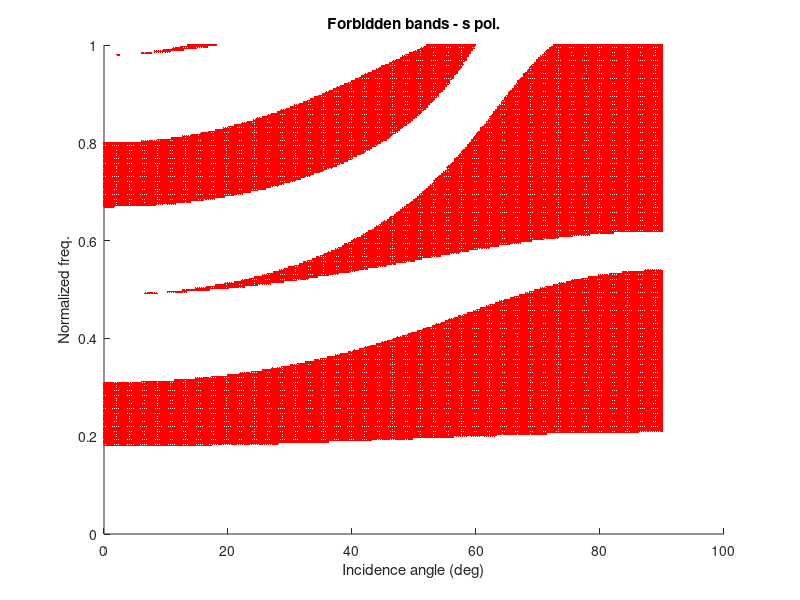
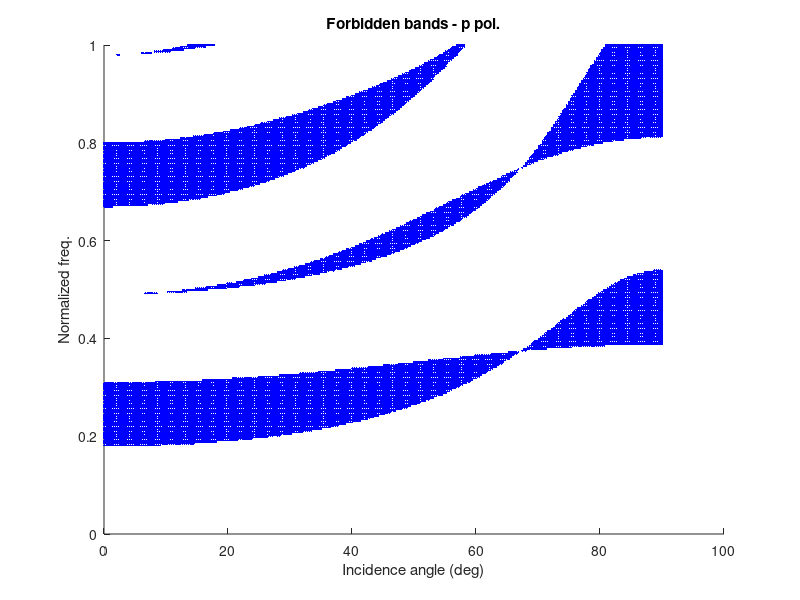

Write MATLAB code to recreate these figures, in order.
% this program calculates and plots the dispersion relations of elmag. waves
% in a 1D photonic crystal (PhC) for both "s" (TE) and "p" (TM) polarization states; 
% the 1D-PhC has a unit cell made of two different dielectric materials; 
% the propagation angle in one medium is taken as input.

% author: Cazimir-Gabriel Bostan, 2008 (web: http://cgbostan.evonet.ro; email: cgbostan@yahoo.com)

clear all
tic

% point-size used in the scatter plot
S=2.5;

% refractive indices (n1<n2)
n1 = 1.45;
n2 = 3.45;

% thicknesses of the two layers in the unit cell
d1 = n2/(n1+n2);
d2 = 1-d1;

M=300; N=M;

% L=d1+d2=1 is the normalized period and frec=L/lambda is the normalized
% frequency
freq = linspace(1e-3,1,N);

% ray angle w.r.t. normal inside medium "1" varies between 0 and pi/2
incid = linspace(1e-3,pi/2,M);

TE1d = []; TM1d = [];

for j=1:N
    for k=1:M
        f = freq(k);
        t1 = incid(j);
        % ray angle w.r.t. normal inside medium "2" comes from the Snell
        % law n1*sin(t1)=n2*sin(t2)
        t2 = asin(n1*sin(t1)/n2);
        k1 = 2*pi*n1*cos(t1);
        k2 = 2*pi*n2*cos(t2);
        % dispersion relations
        TE1d(j,k) = cos(k1*d1*f)*cos(k2*d2*f)-0.5*(k1/k2+k2/k1)*sin(k1*d1*f)*sin(k2*d2*f);
        TM1d(j,k) = cos(k1*d1*f)*cos(k2*d2*f)-0.5*((n2^2/n1^2)*(k1/k2)+(n1^2/n2^2)*(k2/k1))*sin(k1*d1*f)*sin(k2*d2*f);
    end
end

[x,y]=meshgrid(incid, freq);
% logical matrices, used to select points which belong to the forbidden bands 
L1=abs(TE1d')>=1;
L2=abs(TM1d')>=1;
yte=y(L1);ytm=y(L2);
% transform incidence angle in degrees
xte = x(L1)*180/pi; 
xtm = x(L2)*180/pi; 

scatter(xte,yte,S,'r','filled'); title('Forbidden bands - s pol.'); xlabel('Incidence angle (deg)'); ylabel('Normalized freq.');
figure
scatter(xtm,ytm,S,'b','filled'); title('Forbidden bands - p pol.'); xlabel('Incidence angle (deg)'); ylabel('Normalized freq.');

toc